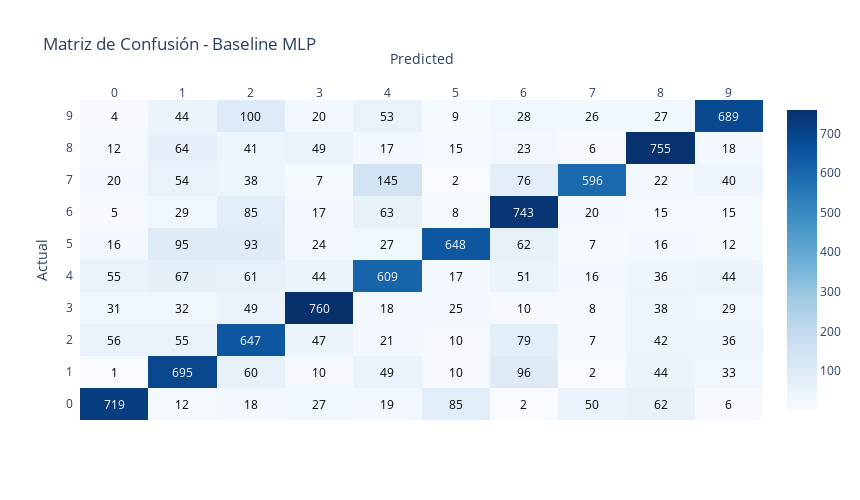
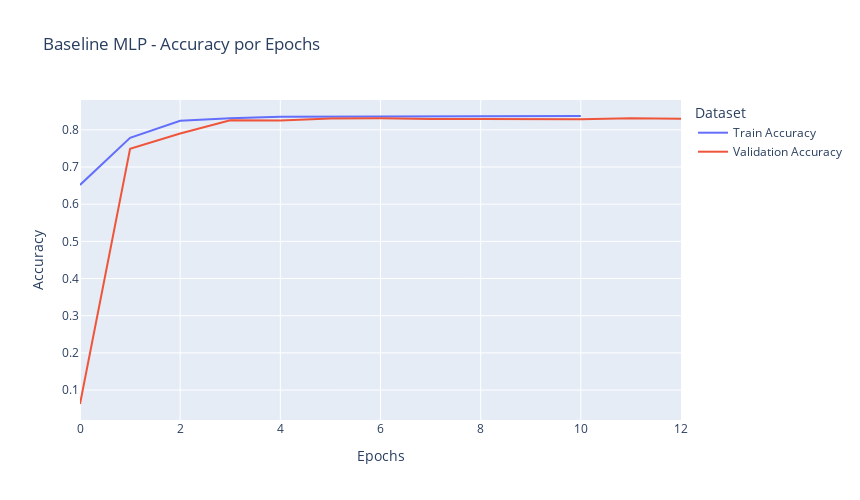
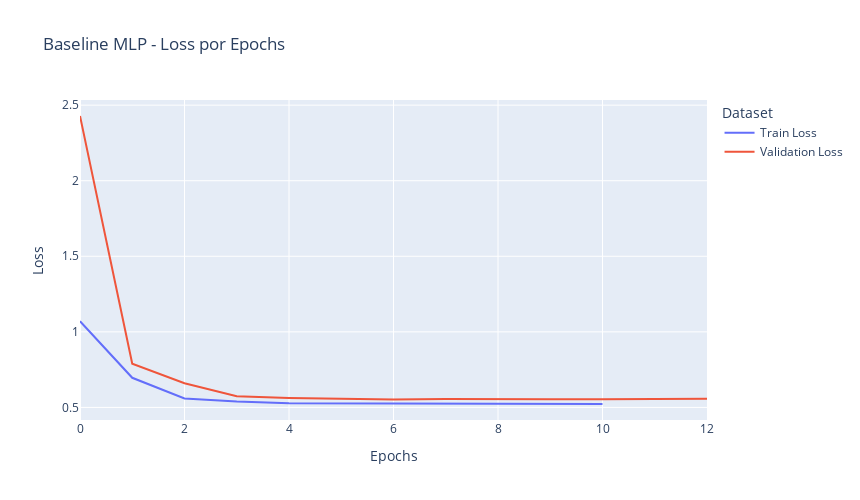
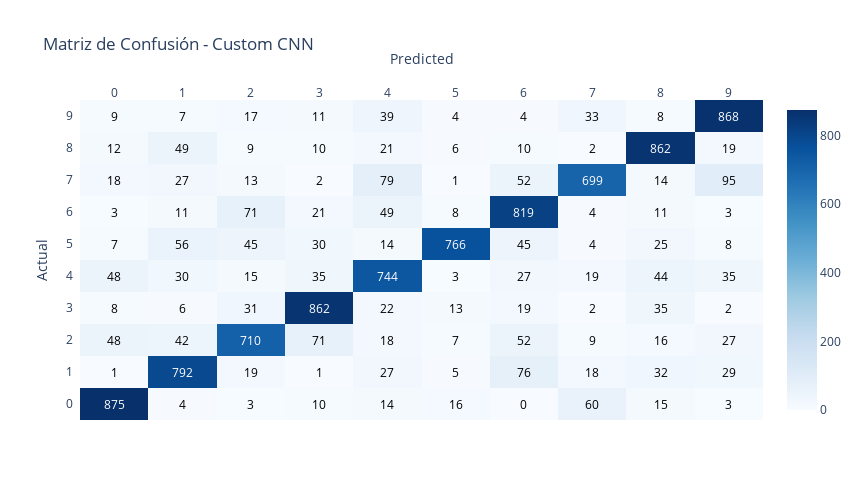

The cell these charts' notebook holds for them, in order:
### Code cell
# Generar gráficos para cada modelo
for nombre, modelo in modelosxgraficos:
    print(f"***     Generando gráficos para {nombre}...     ***")
    if modelo == 'Baseline MLP':
        plot_confusion_matrix_plotly(modelo, test_loader_bl, nombre)
        
    else:
        plot_confusion_matrix_plotly(modelo, test_loader, nombre)
    
    plot_training_history_plotly(modelo, nombre)

### Figure 1 — Plotly figure (JSON) as saved in the notebook; plotly's stock layout.template omitted (floating-point values rounded to 4 significant figures)
{"data": [{"colorscale": [[0, "rgb(247,251,255)"], [0.125, "rgb(222,235,247)"], [0.25, "rgb(198,219,239)"], [0.375, "rgb(158,202,225)"], [0.5, "rgb(107,174,214)"], [0.625, "rgb(66,146,198)"], [0.75, "rgb(33,113,181)"], [0.875, "rgb(8,81,156)"], [1, "rgb(8,48,107)"]], "reversescale": false, "showscale": true, "type": "heatmap", "x": [0, 1, 2, 3, 4, 5, 6, 7, 8, 9], "y": [0, 1, 2, 3, 4, 5, 6, 7, 8, 9], "z": [[719, 12, 18, 27, 19, 85, 2, 50, 62, 6], [1, 695, 60, 10, 49, 10, 96, 2, 44, 33], [56, 55, 647, 47, 21, 10, 79, 7, 42, 36], [31, 32, 49, 760, 18, 25, 10, 8, 38, 29], [55, 67, 61, 44, 609, 17, 51, 16, 36, 44], [16, 95, 93, 24, 27, 648, 62, 7, 16, 12], [5, 29, 85, 17, 63, 8, 743, 20, 15, 15], [20, 54, 38, 7, 145, 2, 76, 596, 22, 40], [12, 64, 41, 49, 17, 15, 23, 6, 755, 18], [4, 44, 100, 20, 53, 9, 28, 26, 27, 689]]}], "layout": {"annotations": [{"font": {"color": "#FFFFFF"}, "showarrow": false, "text": "719", "x": 0, "xref": "x", "y": 0, "yref": "y"}, {"font": {"color": "#000000"}, "showarrow": false, "text": "12", "x": 1, "xref": "x", "y": 0, "yref": "y"}, {"font": {"color": "#000000"}, "showarrow": false, "text": "18", "x": 2, "xref": "x", "y": 0, "yref": "y"}, {"font": {"color": "#000000"}, "showarrow": false, "text": "27", "x": 3, "xref": "x", "y": 0, "yref": "y"}, {"font": {"color": "#000000"}, "showarrow": false, "text": "19", "x": 4, "xref": "x", "y": 0, "yref": "y"}, {"font": {"color": "#000000"}, "showarrow": false, "text": "85", "x": 5, "xref": "x", "y": 0, "yref": "y"}, {"font": {"color": "#000000"}, "showarrow": false, "text": "2", "x": 6, "xref": "x", "y": 0, "yref": "y"}, {"font": {"color": "#000000"}, "showarrow": false, "text": "50", "x": 7, "xref": "x", "y": 0, "yref": "y"}, {"font": {"color": "#000000"}, "showarrow": false, "text": "62", "x": 8, "xref": "x", "y": 0, "yref": "y"}, {"font": {"color": "#000000"}, "showarrow": false, "text": "6", "x": 9, "xref": "x", "y": 0, "yref": "y"}, {"font": {"color": "#000000"}, "showarrow": false, "text": "1", "x": 0, "xref": "x", "y": 1, "yref": "y"}, {"font": {"color": "#FFFFFF"}, "showarrow": false, "text": "695", "x": 1, "xref": "x", "y": 1, "yref": "y"}, {"font": {"color": "#000000"}, "showarrow": false, "text": "60", "x": 2, "xref": "x", "y": 1, "yref": "y"}, {"font": {"color": "#000000"}, "showarrow": false, "text": "10", "x": 3, "xref": "x", "y": 1, "yref": "y"}, {"font": {"color": "#000000"}, "showarrow": false, "text": "49", "x": 4, "xref": "x", "y": 1, "yref": "y"}, {"font": {"color": "#000000"}, "showarrow": false, "text": "10", "x": 5, "xref": "x", "y": 1, "yref": "y"}, {"font": {"color": "#000000"}, "showarrow": false, "text": "96", "x": 6, "xref": "x", "y": 1, "yref": "y"}, {"font": {"color": "#000000"}, "showarrow": false, "text": "2", "x": 7, "xref": "x", "y": 1, "yref": "y"}, {"font": {"color": "#000000"}, "showarrow": false, "text": "44", "x": 8, "xref": "x", "y": 1, "yref": "y"}, {"font": {"color": "#000000"}, "showarrow": false, "text": "33", "x": 9, "xref": "x", "y": 1, "yref": "y"}, {"font": {"color": "#000000"}, "showarrow": false, "text": "56", "x": 0, "xref": "x", "y": 2, "yref": "y"}, {"font": {"color": "#000000"}, "showarrow": false, "text": "55", "x": 1, "xref": "x", "y": 2, "yref": "y"}, {"font": {"color": "#FFFFFF"}, "showarrow": false, "text": "647", "x": 2, "xref": "x", "y": 2, "yref": "y"}, {"font": {"color": "#000000"}, "showarrow": false, "text": "47", "x": 3, "xref": "x", "y": 2, "yref": "y"}, {"font": {"color": "#000000"}, "showarrow": false, "text": "21", "x": 4, "xref": "x", "y": 2, "yref": "y"}, {"font": {"color": "#000000"}, "showarrow": false, "text": "10", "x": 5, "xref": "x", "y": 2, "yref": "y"}, {"font": {"color": "#000000"}, "showarrow": false, "text": "79", "x": 6, "xref": "x", "y": 2, "yref": "y"}, {"font": {"color": "#000000"}, "showarrow": false, "text": "7", "x": 7, "xref": "x", "y": 2, "yref": "y"}, {"font": {"color": "#000000"}, "showarrow": false, "text": "42", "x": 8, "xref": "x", "y": 2, "yref": "y"}, {"font": {"color": "#000000"}, "showarrow": false, "text": "36", "x": 9, "xref": "x", "y": 2, "yref": "y"}, {"font": {"color": "#000000"}, "showarrow": false, "text": "31", "x": 0, "xref": "x", "y": 3, "yref": "y"}, {"font": {"color": "#000000"}, "showarrow": false, "text": "32", "x": 1, "xref": "x", "y": 3, "yref": "y"}, {"font": {"color": "#000000"}, "showarrow": false, "text": "49", "x": 2, "xref": "x", "y": 3, "yref": "y"}, {"font": {"color": "#FFFFFF"}, "showarrow": false, "text": "760", "x": 3, "xref": "x", "y": 3, "yref": "y"}, {"font": {"color": "#000000"}, "showarrow": false, "text": "18", "x": 4, "xref": "x", "y": 3, "yref": "y"}, {"font": {"color": "#000000"}, "showarrow": false, "text": "25", "x": 5, "xref": "x", "y": 3, "yref": "y"}, {"font": {"color": "#000000"}, "showarrow": false, "text": "10", "x": 6, "xref": "x", "y": 3, "yref": "y"}, {"font": {"color": "#000000"}, "showarrow": false, "text": "8", "x": 7, "xref": "x", "y": 3, "yref": "y"}, {"font": {"color": "#000000"}, "showarrow": false, "text": "38", "x": 8, "xref": "x", "y": 3, "yref": "y"}, {"font": {"color": "#000000"}, "showarrow": false, "text": "29", "x": 9, "xref": "x", "y": 3, "yref": "y"}, {"font": {"color": "#000000"}, "showarrow": false, "text": "55", "x": 0, "xref": "x", "y": 4, "yref": "y"}, {"font": {"color": "#000000"}, "showarrow": false, "text": "67", "x": 1, "xref": "x", "y": 4, "yref": "y"}, {"font": {"color": "#000000"}, "showarrow": false, "text": "61", "x": 2, "xref": "x", "y": 4, "yref": "y"}, {"font": {"color": "#000000"}, "showarrow": false, "text": "44", "x": 3, "xref": "x", "y": 4, "yref": "y"}, {"font": {"color": "#FFFFFF"}, "showarrow": false, "text": "609", "x": 4, "xref": "x", "y": 4, "yref": "y"}, {"font": {"color": "#000000"}, "showarrow": false, "text": "17", "x": 5, "xref": "x", "y": 4, "yref": "y"}, {"font": {"color": "#000000"}, "showarrow": false, "text": "51", "x": 6, "xref": "x", "y": 4, "yref": "y"}, {"font": {"color": "#000000"}, "showarrow": false, "text": "16", "x": 7, "xref": "x", "y": 4, "yref": "y"}, {"font": {"color": "#000000"}, "showarrow": false, "text": "36", "x": 8, "xref": "x", "y": 4, "yref": "y"}, {"font": {"color": "#000000"}, "showarrow": false, "text": "44", "x": 9, "xref": "x", "y": 4, "yref": "y"}, {"font": {"color": "#000000"}, "showarrow": false, "text": "16", "x": 0, "xref": "x", "y": 5, "yref": "y"}, {"font": {"color": "#000000"}, "showarrow": false, "text": "95", "x": 1, "xref": "x", "y": 5, "yref": "y"}, {"font": {"color": "#000000"}, "showarrow": false, "text": "93", "x": 2, "xref": "x", "y": 5, "yref": "y"}, {"font": {"color": "#000000"}, "showarrow": false, "text": "24", "x": 3, "xref": "x", "y": 5, "yref": "y"}, {"font": {"color": "#000000"}, "showarrow": false, "text": "27", "x": 4, "xref": "x", "y": 5, "yref": "y"}, {"font": {"color": "#FFFFFF"}, "showarrow": false, "text": "648", "x": 5, "xref": "x", "y": 5, "yref": "y"}, {"font": {"color": "#000000"}, "showarrow": false, "text": "62", "x": 6, "xref": "x", "y": 5, "yref": "y"}, {"font": {"color": "#000000"}, "showarrow": false, "text": "7", "x": 7, "xref": "x", "y": 5, "yref": "y"}, {"font": {"color": "#000000"}, "showarrow": false, "text": "16", "x": 8, "xref": "x", "y": 5, "yref": "y"}, {"font": {"color": "#000000"}, "showarrow": false, "text": "12", "x": 9, "xref": "x", "y": 5, "yref": "y"}, {"font": {"color": "#000000"}, "showarrow": false, "text": "5", "x": 0, "xref": "x", "y": 6, "yref": "y"}, {"font": {"color": "#000000"}, "showarrow": false, "text": "29", "x": 1, "xref": "x", "y": 6, "yref": "y"}, {"font": {"color": "#000000"}, "showarrow": false, "text": "85", "x": 2, "xref": "x", "y": 6, "yref": "y"}, {"font": {"color": "#000000"}, "showarrow": false, "text": "17", "x": 3, "xref": "x", "y": 6, "yref": "y"}, {"font": {"color": "#000000"}, "showarrow": false, "text": "63", "x": 4, "xref": "x", "y": 6, "yref": "y"}, {"font": {"color": "#000000"}, "showarrow": false, "text": "8", "x": 5, "xref": "x", "y": 6, "yref": "y"}, {"font": {"color": "#FFFFFF"}, "showarrow": false, "text": "743", "x": 6, "xref": "x", "y": 6, "yref": "y"}, {"font": {"color": "#000000"}, "showarrow": false, "text": "20", "x": 7, "xref": "x", "y": 6, "yref": "y"}, {"font": {"color": "#000000"}, "showarrow": false, "text": "15", "x": 8, "xref": "x", "y": 6, "yref": "y"}, {"font": {"color": "#000000"}, "showarrow": false, "text": "15", "x": 9, "xref": "x", "y": 6, "yref": "y"}, {"font": {"color": "#000000"}, "showarrow": false, "text": "20", "x": 0, "xref": "x", "y": 7, "yref": "y"}, {"font": {"color": "#000000"}, "showarrow": false, "text": "54", "x": 1, "xref": "x", "y": 7, "yref": "y"}, {"font": {"color": "#000000"}, "showarrow": false, "text": "38", "x": 2, "xref": "x", "y": 7, "yref": "y"}, {"font": {"color": "#000000"}, "showarrow": false, "text": "7", "x": 3, "xref": "x", "y": 7, "yref": "y"}, {"font": {"color": "#000000"}, "showarrow": false, "text": "145", "x": 4, "xref": "x", "y": 7, "yref": "y"}, {"font": {"color": "#000000"}, "showarrow": false, "text": "2", "x": 5, "xref": "x", "y": 7, "yref": "y"}, {"font": {"color": "#000000"}, "showarrow": false, "text": "76", "x": 6, "xref": "x", "y": 7, "yref": "y"}, {"font": {"color": "#FFFFFF"}, "showarrow": false, "text": "596", "x": 7, "xref": "x", "y": 7, "yref": "y"}, {"font": {"color": "#000000"}, "showarrow": false, "text": "22", "x": 8, "xref": "x", "y": 7, "yref": "y"}, {"font": {"color": "#000000"}, "showarrow": false, "text": "40", "x": 9, "xref": "x", "y": 7, "yref": "y"}, {"font": {"color": "#000000"}, "showarrow": false, "text": "12", "x": 0, "xref": "x", "y": 8, "yref": "y"}, {"font": {"color": "#000000"}, "showarrow": false, "text": "64", "x": 1, "xref": "x", "y": 8, "yref": "y"}, {"font": {"color": "#000000"}, "showarrow": false, "text": "41", "x": 2, "xref": "x", "y": 8, "yref": "y"}, {"font": {"color": "#000000"}, "showarrow": false, "text": "49", "x": 3, "xref": "x", "y": 8, "yref": "y"}, {"font": {"color": "#000000"}, "showarrow": false, "text": "17", "x": 4, "xref": "x", "y": 8, "yref": "y"}, {"font": {"color": "#000000"}, "showarrow": false, "text": "15", "x": 5, "xref": "x", "y": 8, "yref": "y"}, {"font": {"color": "#000000"}, "showarrow": false, "text": "23", "x": 6, "xref": "x", "y": 8, "yref": "y"}, {"font": {"color": "#000000"}, "showarrow": false, "text": "6", "x": 7, "xref": "x", "y": 8, "yref": "y"}, {"font": {"color": "#FFFFFF"}, "showarrow": false, "text": "755", "x": 8, "xref": "x", "y": 8, "yref": "y"}, {"font": {"color": "#000000"}, "showarrow": false, "text": "18", "x": 9, "xref": "x", "y": 8, "yref": "y"}, {"font": {"color": "#000000"}, "showarrow": false, "text": "4", "x": 0, "xref": "x", "y": 9, "yref": "y"}, {"font": {"color": "#000000"}, "showarrow": false, "text": "44", "x": 1, "xref": "x", "y": 9, "yref": "y"}, {"font": {"color": "#000000"}, "showarrow": false, "text": "100", "x": 2, "xref": "x", "y": 9, "yref": "y"}, {"font": {"color": "#000000"}, "showarrow": false, "text": "20", "x": 3, "xref": "x", "y": 9, "yref": "y"}, {"font": {"color": "#000000"}, "showarrow": false, "text": "53", "x": 4, "xref": "x", "y": 9, "yref": "y"}, {"font": {"color": "#000000"}, "showarrow": false, "text": "9", "x": 5, "xref": "x", "y": 9, "yref": "y"}, {"font": {"color": "#000000"}, "showarrow": false, "text": "28", "x": 6, "xref": "x", "y": 9, "yref": "y"}, {"font": {"color": "#000000"}, "showarrow": false, "text": "26", "x": 7, "xref": "x", "y": 9, "yref": "y"}, {"font": {"color": "#000000"}, "showarrow": false, "text": "27", "x": 8, "xref": "x", "y": 9, "yref": "y"}, {"font": {"color": "#FFFFFF"}, "showarrow": false, "text": "689", "x": 9, "xref": "x", "y": 9, "yref": "y"}], "font": {"size": 12}, "height": 500, "title": {"text": "Matriz de Confusión - Baseline MLP"}, "width": 860, "xaxis": {"dtick": 1, "gridcolor": "rgb(0, 0, 0)", "side": "top", "ticks": "", "title": {"text": "Predicted"}}, "yaxis": {"dtick": 1, "ticks": "", "ticksuffix": "  ", "title": {"text": "Actual"}}}}

### Figure 2 — Plotly figure (JSON) as saved in the notebook; plotly's stock layout.template omitted (floating-point values rounded to 4 significant figures)
{"data": [{"mode": "lines", "name": "Train Accuracy", "type": "scatter", "y": [0.6516, 0.7785, 0.8241, 0.8311, 0.8353, 0.8359, 0.8363, 0.8358, 0.8372, 0.8365, 0.8371]}, {"mode": "lines", "name": "Validation Accuracy", "type": "scatter", "y": [0.0625, 0.7491, 0.79, 0.8258, 0.8252, 0.8304, 0.8308, 0.829, 0.8294, 0.8293, 0.8287, 0.8311, 0.8295]}], "layout": {"height": 500, "legend": {"title": {"text": "Dataset"}}, "title": {"text": "Baseline MLP - Accuracy por Epochs"}, "width": 860, "xaxis": {"title": {"text": "Epochs"}}, "yaxis": {"title": {"text": "Accuracy"}}}}

### Figure 3 — Plotly figure (JSON) as saved in the notebook; plotly's stock layout.template omitted (floating-point values rounded to 4 significant figures)
{"data": [{"mode": "lines", "name": "Train Loss", "type": "scatter", "y": [1.07, 0.696, 0.5594, 0.5389, 0.5272, 0.5263, 0.5234, 0.5233, 0.5235, 0.5238, 0.5226]}, {"mode": "lines", "name": "Validation Loss", "type": "scatter", "y": [2.428, 0.7886, 0.6595, 0.5744, 0.5627, 0.5579, 0.5519, 0.5558, 0.5527, 0.5544, 0.5544, 0.5544, 0.5573]}], "layout": {"height": 500, "legend": {"title": {"text": "Dataset"}}, "title": {"text": "Baseline MLP - Loss por Epochs"}, "width": 860, "xaxis": {"title": {"text": "Epochs"}}, "yaxis": {"title": {"text": "Loss"}}}}

### Figure 4 — Plotly figure (JSON) as saved in the notebook; plotly's stock layout.template omitted (floating-point values rounded to 4 significant figures)
{"data": [{"colorscale": [[0, "rgb(247,251,255)"], [0.125, "rgb(222,235,247)"], [0.25, "rgb(198,219,239)"], [0.375, "rgb(158,202,225)"], [0.5, "rgb(107,174,214)"], [0.625, "rgb(66,146,198)"], [0.75, "rgb(33,113,181)"], [0.875, "rgb(8,81,156)"], [1, "rgb(8,48,107)"]], "reversescale": false, "showscale": true, "type": "heatmap", "x": [0, 1, 2, 3, 4, 5, 6, 7, 8, 9], "y": [0, 1, 2, 3, 4, 5, 6, 7, 8, 9], "z": [[875, 4, 3, 10, 14, 16, 0, 60, 15, 3], [1, 792, 19, 1, 27, 5, 76, 18, 32, 29], [48, 42, 710, 71, 18, 7, 52, 9, 16, 27], [8, 6, 31, 862, 22, 13, 19, 2, 35, 2], [48, 30, 15, 35, 744, 3, 27, 19, 44, 35], [7, 56, 45, 30, 14, 766, 45, 4, 25, 8], [3, 11, 71, 21, 49, 8, 819, 4, 11, 3], [18, 27, 13, 2, 79, 1, 52, 699, 14, 95], [12, 49, 9, 10, 21, 6, 10, 2, 862, 19], [9, 7, 17, 11, 39, 4, 4, 33, 8, 868]]}], "layout": {"annotations": [{"font": {"color": "#FFFFFF"}, "showarrow": false, "text": "875", "x": 0, "xref": "x", "y": 0, "yref": "y"}, {"font": {"color": "#000000"}, "showarrow": false, "text": "4", "x": 1, "xref": "x", "y": 0, "yref": "y"}, {"font": {"color": "#000000"}, "showarrow": false, "text": "3", "x": 2, "xref": "x", "y": 0, "yref": "y"}, {"font": {"color": "#000000"}, "showarrow": false, "text": "10", "x": 3, "xref": "x", "y": 0, "yref": "y"}, {"font": {"color": "#000000"}, "showarrow": false, "text": "14", "x": 4, "xref": "x", "y": 0, "yref": "y"}, {"font": {"color": "#000000"}, "showarrow": false, "text": "16", "x": 5, "xref": "x", "y": 0, "yref": "y"}, {"font": {"color": "#000000"}, "showarrow": false, "text": "0", "x": 6, "xref": "x", "y": 0, "yref": "y"}, {"font": {"color": "#000000"}, "showarrow": false, "text": "60", "x": 7, "xref": "x", "y": 0, "yref": "y"}, {"font": {"color": "#000000"}, "showarrow": false, "text": "15", "x": 8, "xref": "x", "y": 0, "yref": "y"}, {"font": {"color": "#000000"}, "showarrow": false, "text": "3", "x": 9, "xref": "x", "y": 0, "yref": "y"}, {"font": {"color": "#000000"}, "showarrow": false, "text": "1", "x": 0, "xref": "x", "y": 1, "yref": "y"}, {"font": {"color": "#FFFFFF"}, "showarrow": false, "text": "792", "x": 1, "xref": "x", "y": 1, "yref": "y"}, {"font": {"color": "#000000"}, "showarrow": false, "text": "19", "x": 2, "xref": "x", "y": 1, "yref": "y"}, {"font": {"color": "#000000"}, "showarrow": false, "text": "1", "x": 3, "xref": "x", "y": 1, "yref": "y"}, {"font": {"color": "#000000"}, "showarrow": false, "text": "27", "x": 4, "xref": "x", "y": 1, "yref": "y"}, {"font": {"color": "#000000"}, "showarrow": false, "text": "5", "x": 5, "xref": "x", "y": 1, "yref": "y"}, {"font": {"color": "#000000"}, "showarrow": false, "text": "76", "x": 6, "xref": "x", "y": 1, "yref": "y"}, {"font": {"color": "#000000"}, "showarrow": false, "text": "18", "x": 7, "xref": "x", "y": 1, "yref": "y"}, {"font": {"color": "#000000"}, "showarrow": false, "text": "32", "x": 8, "xref": "x", "y": 1, "yref": "y"}, {"font": {"color": "#000000"}, "showarrow": false, "text": "29", "x": 9, "xref": "x", "y": 1, "yref": "y"}, {"font": {"color": "#000000"}, "showarrow": false, "text": "48", "x": 0, "xref": "x", "y": 2, "yref": "y"}, {"font": {"color": "#000000"}, "showarrow": false, "text": "42", "x": 1, "xref": "x", "y": 2, "yref": "y"}, {"font": {"color": "#FFFFFF"}, "showarrow": false, "text": "710", "x": 2, "xref": "x", "y": 2, "yref": "y"}, {"font": {"color": "#000000"}, "showarrow": false, "text": "71", "x": 3, "xref": "x", "y": 2, "yref": "y"}, {"font": {"color": "#000000"}, "showarrow": false, "text": "18", "x": 4, "xref": "x", "y": 2, "yref": "y"}, {"font": {"color": "#000000"}, "showarrow": false, "text": "7", "x": 5, "xref": "x", "y": 2, "yref": "y"}, {"font": {"color": "#000000"}, "showarrow": false, "text": "52", "x": 6, "xref": "x", "y": 2, "yref": "y"}, {"font": {"color": "#000000"}, "showarrow": false, "text": "9", "x": 7, "xref": "x", "y": 2, "yref": "y"}, {"font": {"color": "#000000"}, "showarrow": false, "text": "16", "x": 8, "xref": "x", "y": 2, "yref": "y"}, {"font": {"color": "#000000"}, "showarrow": false, "text": "27", "x": 9, "xref": "x", "y": 2, "yref": "y"}, {"font": {"color": "#000000"}, "showarrow": false, "text": "8", "x": 0, "xref": "x", "y": 3, "yref": "y"}, {"font": {"color": "#000000"}, "showarrow": false, "text": "6", "x": 1, "xref": "x", "y": 3, "yref": "y"}, {"font": {"color": "#000000"}, "showarrow": false, "text": "31", "x": 2, "xref": "x", "y": 3, "yref": "y"}, {"font": {"color": "#FFFFFF"}, "showarrow": false, "text": "862", "x": 3, "xref": "x", "y": 3, "yref": "y"}, {"font": {"color": "#000000"}, "showarrow": false, "text": "22", "x": 4, "xref": "x", "y": 3, "yref": "y"}, {"font": {"color": "#000000"}, "showarrow": false, "text": "13", "x": 5, "xref": "x", "y": 3, "yref": "y"}, {"font": {"color": "#000000"}, "showarrow": false, "text": "19", "x": 6, "xref": "x", "y": 3, "yref": "y"}, {"font": {"color": "#000000"}, "showarrow": false, "text": "2", "x": 7, "xref": "x", "y": 3, "yref": "y"}, {"font": {"color": "#000000"}, "showarrow": false, "text": "35", "x": 8, "xref": "x", "y": 3, "yref": "y"}, {"font": {"color": "#000000"}, "showarrow": false, "text": "2", "x": 9, "xref": "x", "y": 3, "yref": "y"}, {"font": {"color": "#000000"}, "showarrow": false, "text": "48", "x": 0, "xref": "x", "y": 4, "yref": "y"}, {"font": {"color": "#000000"}, "showarrow": false, "text": "30", "x": 1, "xref": "x", "y": 4, "yref": "y"}, {"font": {"color": "#000000"}, "showarrow": false, "text": "15", "x": 2, "xref": "x", "y": 4, "yref": "y"}, {"font": {"color": "#000000"}, "showarrow": false, "text": "35", "x": 3, "xref": "x", "y": 4, "yref": "y"}, {"font": {"color": "#FFFFFF"}, "showarrow": false, "text": "744", "x": 4, "xref": "x", "y": 4, "yref": "y"}, {"font": {"color": "#000000"}, "showarrow": false, "text": "3", "x": 5, "xref": "x", "y": 4, "yref": "y"}, {"font": {"color": "#000000"}, "showarrow": false, "text": "27", "x": 6, "xref": "x", "y": 4, "yref": "y"}, {"font": {"color": "#000000"}, "showarrow": false, "text": "19", "x": 7, "xref": "x", "y": 4, "yref": "y"}, {"font": {"color": "#000000"}, "showarrow": false, "text": "44", "x": 8, "xref": "x", "y": 4, "yref": "y"}, {"font": {"color": "#000000"}, "showarrow": false, "text": "35", "x": 9, "xref": "x", "y": 4, "yref": "y"}, {"font": {"color": "#000000"}, "showarrow": false, "text": "7", "x": 0, "xref": "x", "y": 5, "yref": "y"}, {"font": {"color": "#000000"}, "showarrow": false, "text": "56", "x": 1, "xref": "x", "y": 5, "yref": "y"}, {"font": {"color": "#000000"}, "showarrow": false, "text": "45", "x": 2, "xref": "x", "y": 5, "yref": "y"}, {"font": {"color": "#000000"}, "showarrow": false, "text": "30", "x": 3, "xref": "x", "y": 5, "yref": "y"}, {"font": {"color": "#000000"}, "showarrow": false, "text": "14", "x": 4, "xref": "x", "y": 5, "yref": "y"}, {"font": {"color": "#FFFFFF"}, "showarrow": false, "text": "766", "x": 5, "xref": "x", "y": 5, "yref": "y"}, {"font": {"color": "#000000"}, "showarrow": false, "text": "45", "x": 6, "xref": "x", "y": 5, "yref": "y"}, {"font": {"color": "#000000"}, "showarrow": false, "text": "4", "x": 7, "xref": "x", "y": 5, "yref": "y"}, {"font": {"color": "#000000"}, "showarrow": false, "text": "25", "x": 8, "xref": "x", "y": 5, "yref": "y"}, {"font": {"color": "#000000"}, "showarrow": false, "text": "8", "x": 9, "xref": "x", "y": 5, "yref": "y"}, {"font": {"color": "#000000"}, "showarrow": false, "text": "3", "x": 0, "xref": "x", "y": 6, "yref": "y"}, {"font": {"color": "#000000"}, "showarrow": false, "text": "11", "x": 1, "xref": "x", "y": 6, "yref": "y"}, {"font": {"color": "#000000"}, "showarrow": false, "text": "71", "x": 2, "xref": "x", "y": 6, "yref": "y"}, {"font": {"color": "#000000"}, "showarrow": false, "text": "21", "x": 3, "xref": "x", "y": 6, "yref": "y"}, {"font": {"color": "#000000"}, "showarrow": false, "text": "49", "x": 4, "xref": "x", "y": 6, "yref": "y"}, {"font": {"color": "#000000"}, "showarrow": false, "text": "8", "x": 5, "xref": "x", "y": 6, "yref": "y"}, {"font": {"color": "#FFFFFF"}, "showarrow": false, "text": "819", "x": 6, "xref": "x", "y": 6, "yref": "y"}, {"font": {"color": "#000000"}, "showarrow": false, "text": "4", "x": 7, "xref": "x", "y": 6, "yref": "y"}, {"font": {"color": "#000000"}, "showarrow": false, "text": "11", "x": 8, "xref": "x", "y": 6, "yref": "y"}, {"font": {"color": "#000000"}, "showarrow": false, "text": "3", "x": 9, "xref": "x", "y": 6, "yref": "y"}, {"font": {"color": "#000000"}, "showarrow": false, "text": "18", "x": 0, "xref": "x", "y": 7, "yref": "y"}, {"font": {"color": "#000000"}, "showarrow": false, "text": "27", "x": 1, "xref": "x", "y": 7, "yref": "y"}, {"font": {"color": "#000000"}, "showarrow": false, "text": "13", "x": 2, "xref": "x", "y": 7, "yref": "y"}, {"font": {"color": "#000000"}, "showarrow": false, "text": "2", "x": 3, "xref": "x", "y": 7, "yref": "y"}, {"font": {"color": "#000000"}, "showarrow": false, "text": "79", "x": 4, "xref": "x", "y": 7, "yref": "y"}, {"font": {"color": "#000000"}, "showarrow": false, "text": "1", "x": 5, "xref": "x", "y": 7, "yref": "y"}, {"font": {"color": "#000000"}, "showarrow": false, "text": "52", "x": 6, "xref": "x", "y": 7, "yref": "y"}, {"font": {"color": "#FFFFFF"}, "showarrow": false, "text": "699", "x": 7, "xref": "x", "y": 7, "yref": "y"}, {"font": {"color": "#000000"}, "showarrow": false, "text": "14", "x": 8, "xref": "x", "y": 7, "yref": "y"}, {"font": {"color": "#000000"}, "showarrow": false, "text": "95", "x": 9, "xref": "x", "y": 7, "yref": "y"}, {"font": {"color": "#000000"}, "showarrow": false, "text": "12", "x": 0, "xref": "x", "y": 8, "yref": "y"}, {"font": {"color": "#000000"}, "showarrow": false, "text": "49", "x": 1, "xref": "x", "y": 8, "yref": "y"}, {"font": {"color": "#000000"}, "showarrow": false, "text": "9", "x": 2, "xref": "x", "y": 8, "yref": "y"}, {"font": {"color": "#000000"}, "showarrow": false, "text": "10", "x": 3, "xref": "x", "y": 8, "yref": "y"}, {"font": {"color": "#000000"}, "showarrow": false, "text": "21", "x": 4, "xref": "x", "y": 8, "yref": "y"}, {"font": {"color": "#000000"}, "showarrow": false, "text": "6", "x": 5, "xref": "x", "y": 8, "yref": "y"}, {"font": {"color": "#000000"}, "showarrow": false, "text": "10", "x": 6, "xref": "x", "y": 8, "yref": "y"}, {"font": {"color": "#000000"}, "showarrow": false, "text": "2", "x": 7, "xref": "x", "y": 8, "yref": "y"}, {"font": {"color": "#FFFFFF"}, "showarrow": false, "text": "862", "x": 8, "xref": "x", "y": 8, "yref": "y"}, {"font": {"color": "#000000"}, "showarrow": false, "text": "19", "x": 9, "xref": "x", "y": 8, "yref": "y"}, {"font": {"color": "#000000"}, "showarrow": false, "text": "9", "x": 0, "xref": "x", "y": 9, "yref": "y"}, {"font": {"color": "#000000"}, "showarrow": false, "text": "7", "x": 1, "xref": "x", "y": 9, "yref": "y"}, {"font": {"color": "#000000"}, "showarrow": false, "text": "17", "x": 2, "xref": "x", "y": 9, "yref": "y"}, {"font": {"color": "#000000"}, "showarrow": false, "text": "11", "x": 3, "xref": "x", "y": 9, "yref": "y"}, {"font": {"color": "#000000"}, "showarrow": false, "text": "39", "x": 4, "xref": "x", "y": 9, "yref": "y"}, {"font": {"color": "#000000"}, "showarrow": false, "text": "4", "x": 5, "xref": "x", "y": 9, "yref": "y"}, {"font": {"color": "#000000"}, "showarrow": false, "text": "4", "x": 6, "xref": "x", "y": 9, "yref": "y"}, {"font": {"color": "#000000"}, "showarrow": false, "text": "33", "x": 7, "xref": "x", "y": 9, "yref": "y"}, {"font": {"color": "#000000"}, "showarrow": false, "text": "8", "x": 8, "xref": "x", "y": 9, "yref": "y"}, {"font": {"color": "#FFFFFF"}, "showarrow": false, "text": "868", "x": 9, "xref": "x", "y": 9, "yref": "y"}], "font": {"size": 12}, "height": 500, "title": {"text": "Matriz de Confusión - Custom CNN"}, "width": 860, "xaxis": {"dtick": 1, "gridcolor": "rgb(0, 0, 0)", "side": "top", "ticks": "", "title": {"text": "Predicted"}}, "yaxis": {"dtick": 1, "ticks": "", "ticksuffix": "  ", "title": {"text": "Actual"}}}}
